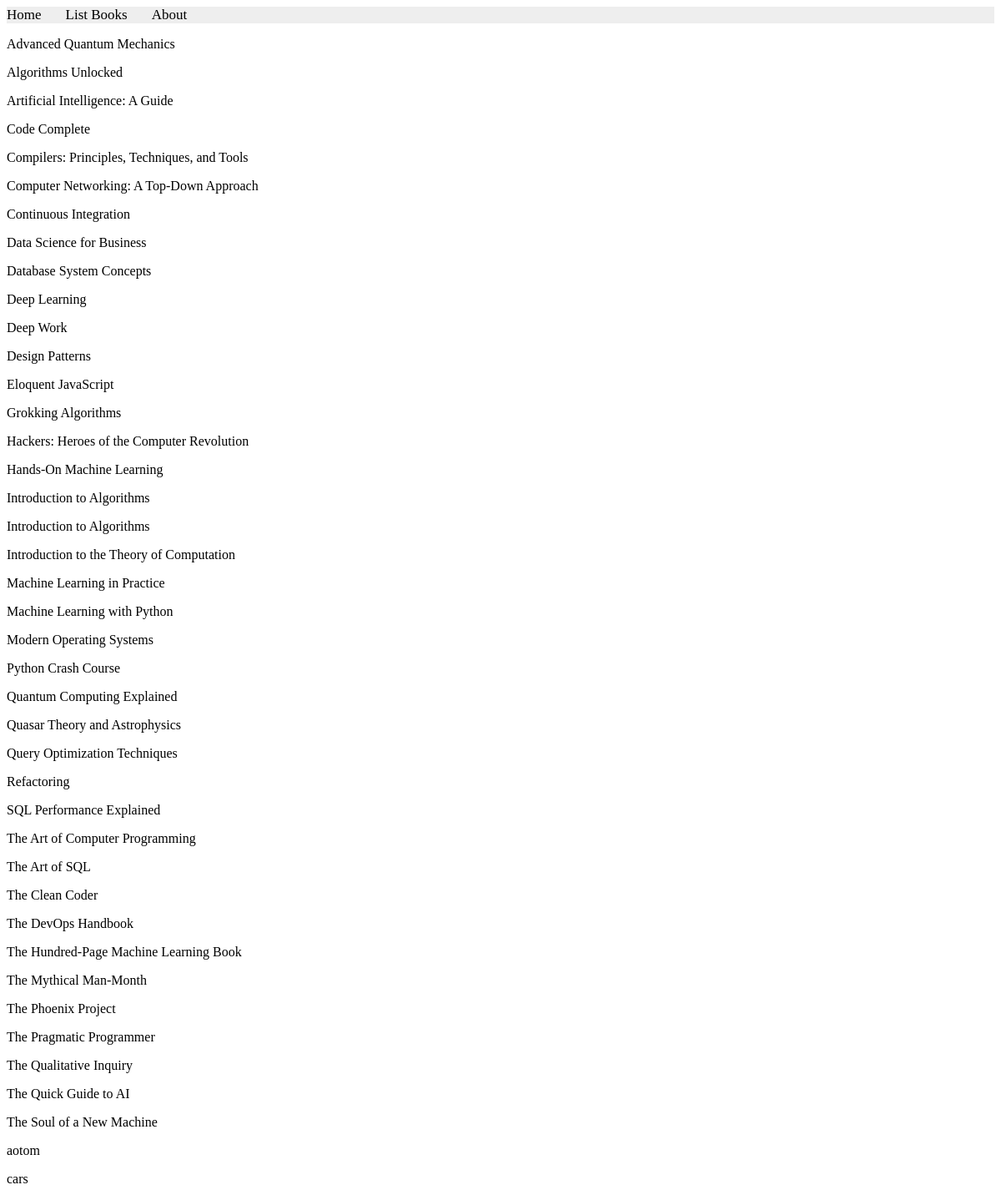
The page /books/lab8/task4 on the database as committed earlier.
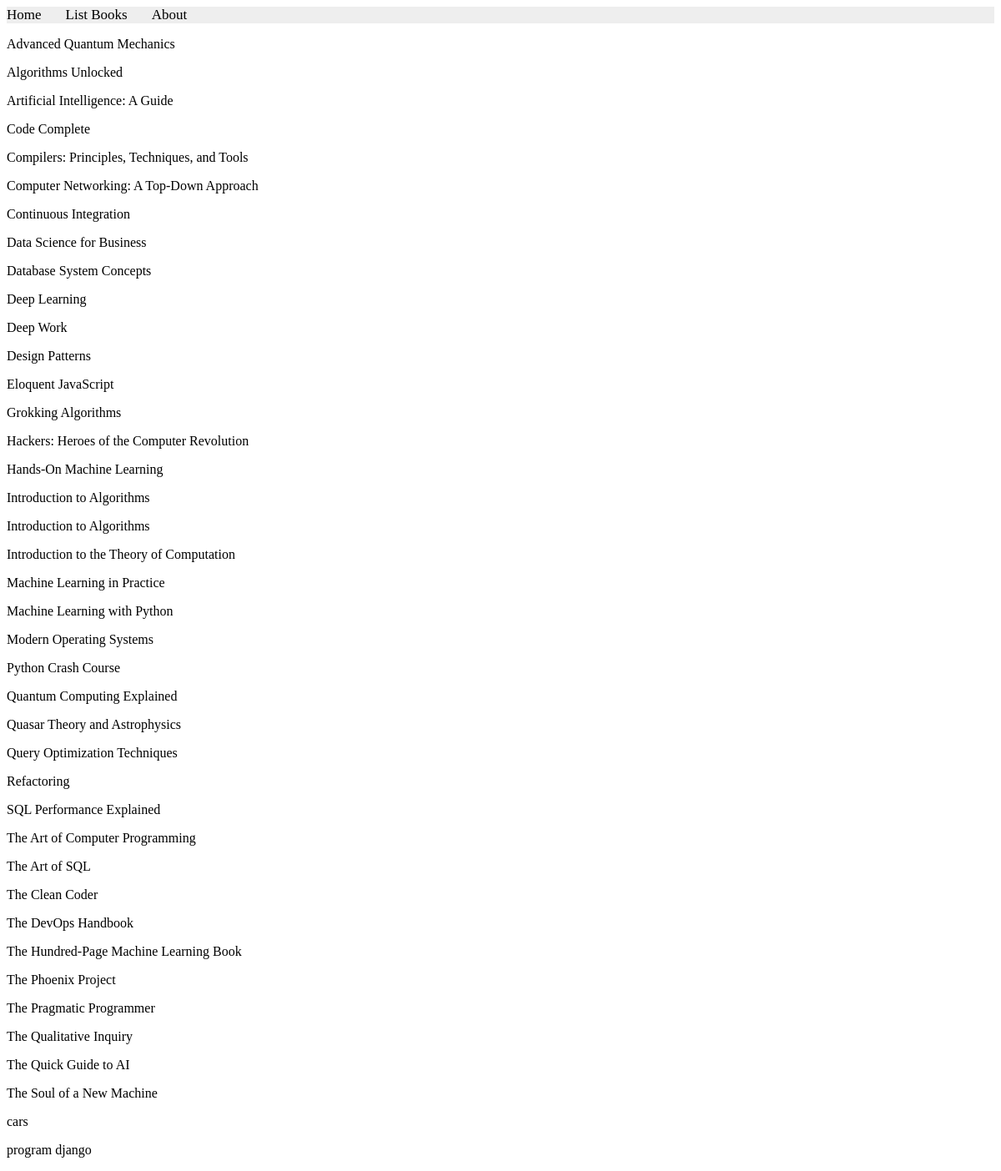
The same page on the database as committed later.
### apps/bookmodule/models.py (models this page shows)
class Book(models.Model):
    title = models.CharField(max_length = 50)
    author = models.CharField(max_length = 50)
    price = models.FloatField(default = 0.0)
    edition = models.SmallIntegerField(default = 1)

### apps/bookmodule/views.py (the view)
# urls.py: path('lab8/task4', views.task4, name='task4'),
def task4(request):
    books = Book.objects.order_by('title')
    return render(request, 'bookmodule/task4.html', {'books': books})

### apps/templates/bookmodule/task4.html (shortened to what this page needs)
{% extends "layouts/base.html" %}
{% load static %}
{% block content %}
{% for book in books %}
    <p>{{ book.title }}</p>
{% endfor %}
{% endblock content %}

Rows that differ between the two databases and show on the page:
removed Book: title "The Mythical Man-Month"
removed Book: title "aotom"
added Book: title "program django"
